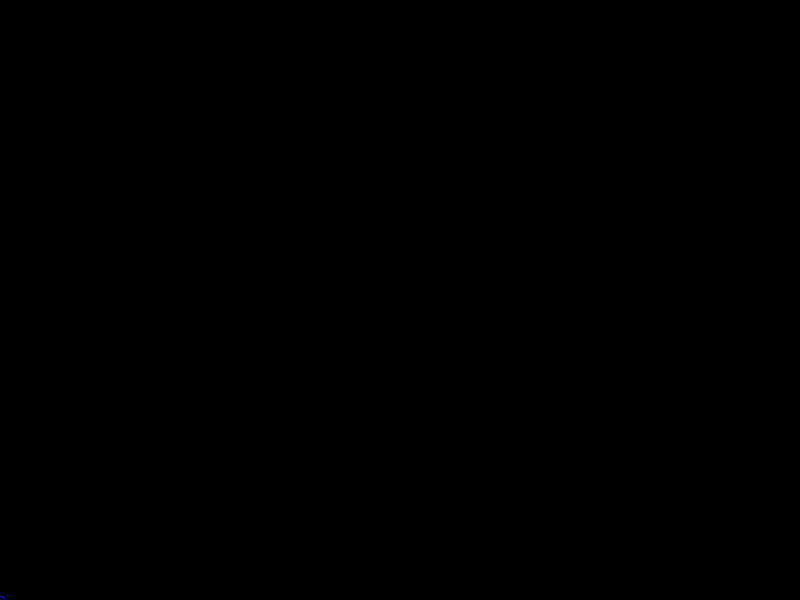
Frame 1 (no input)
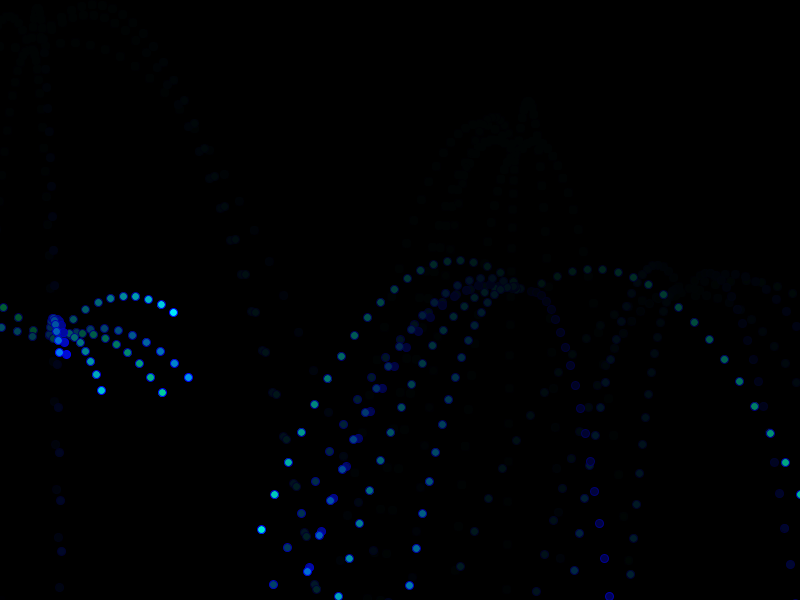
Frame 60 (the mouse pressed at the canvas centre just before this capture)
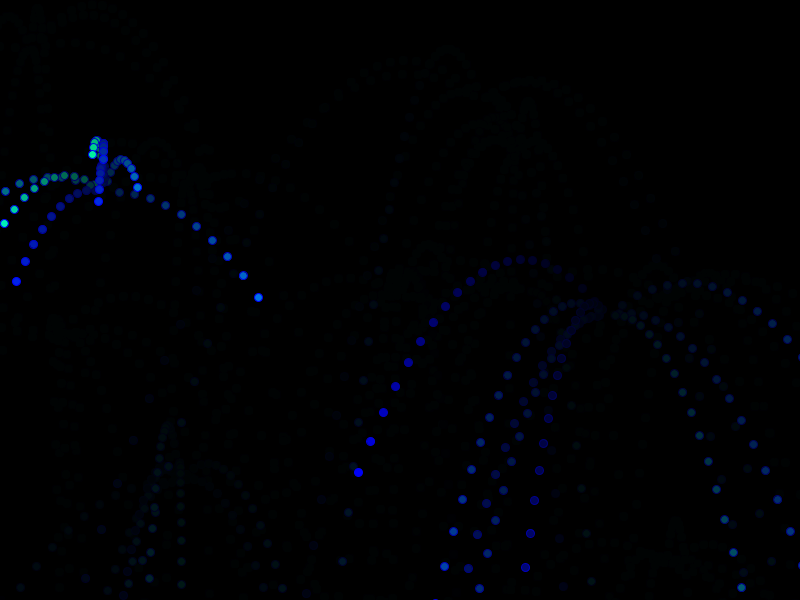
Frame 120 (the mouse held since frame 60 and released just before this capture)

The Processing sketch that drew these frames (run headless with seeded random() and noise(); from frame 60 on, the mouse is pressed at the canvas centre):

// Processing sketch: processing_141325
// ── processing_141325.pde

final int MAX = 64;
final float Gravity = 2.45;

float[] x  = new float[MAX];
float[] y  = new float[MAX];
float[] vx = new float[MAX];
float[] vy = new float[MAX];
color[] c  = new color[MAX];

int cnt = 0;

void setup(){
 size(800, 600);
 frameRate(60);
 for(int i=0;i<MAX;i++) y[i] = 600;
 background(0);
}

void draw(){
  noStroke();
  fill(#000000, 32);
  rect(0, 0, 800, 600);
  fill(#FFFFFF);
  for(int i=0;i<MAX;i++){
    x[i] += vx[i];
    y[i] += vy[i];
    vy[i] += Gravity;
    stroke(#0000FF);
    fill(c[i]);
    ellipse(x[i], y[i], 8, 8);
  }
  if(frameCount%10 == 0) fall(random(800), random(600));
}

void mousePressed(){
  fall(mouseX, mouseY);
}

void fall(float px, float py){
  
  for(int i=0;i<8;i++){
    x[cnt] = px;
    y[cnt] = py;
    c[cnt] = color(0, random(256), 128+random(127));
    if(int(random(2)) == 0){
      vx[cnt]= -random(16);
    }else{
      vx[cnt]= random(16);
    }
    vy[cnt] = - random(16);
    cnt ++;
    if(cnt+1 == MAX) cnt = 0;
  }
}
